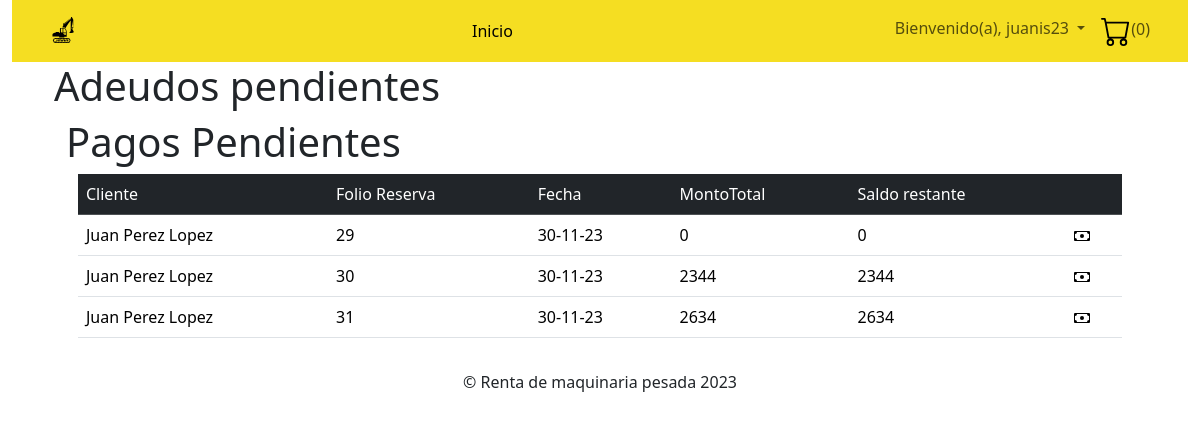
Screenshot of /view/usuario/idxAdeudos.php (signed in) with the database file from the repository.
### tables this page shows
CREATE TABLE `reservas` (
  `folio` int(11) NOT NULL,
  `fechaSolicitud` date NOT NULL,
  `fechaInicial` date NOT NULL,
  `fechaFinal` date NOT NULL,
  `fechaEntrega` date NOT NULL,
  `fechaDevolucion` date NOT NULL,
  `costoTransporte` float DEFAULT NULL,
  `descripcion` varchar(50) NOT NULL,
  `subtotal` float DEFAULT NULL,
  `iva` float DEFAULT NULL,
  `total` float DEFAULT NULL,
  `cliente` int(11) DEFAULT NULL,
  `estatusR` varchar(20) NOT NULL,
  `rep_rtas` int(11) DEFAULT NULL,
  `almacen` varchar(10) DEFAULT NULL
);

### data/conexionDB.php (called while the page is built, shortened)
<?php
class conexionDB{
	private $HOST;
	private $USER;
	private $PASS;
	private $DB;
	private $connection;
	public function __construct (){
		$this -> HOST = "localhost";
		$this -> USER = "root";
		$this -> PASS = "";
		$this -> DB = "p24";
	}
	public function connect (){
	$this -> connection = mysqli_connect ($this -> HOST,$this -> USER,$this -> PASS,$this -> DB);
	if ($this -> connection) {
		return true;
	}
	 else{
		return false;
	  }
	}
	public function execquery($query){
		$this -> dataset = mysqli_query($this -> connection,$query);
		if ($this -> dataset){
			return $this -> dataset;
		}
		else{
			return 0;
		}
	}
}
?>

### data/reservas.php (called while the page is built, shortened)
<?PHP
	include_once 'conexionDB.php';
	class reservas extends conexionDB {
        public function getReservasConAdeudo($id){
	    	$conn = $this->connect();
	    	if($conn){
	    		$query ="select
                            concat(cli.nombre, ' ', cli.apPat, ' ', cli.apMat) as Cliente,
                            rv.folio as NumReserva,
                            DATE_FORMAT(rv.fechaSolicitud, '%d-%m-%y') as Fecha,
                            rv.total as MontoTotal,
                            COALESCE(
                            (SELECT
                                MIN(saldo)
                            FROM pagos
                            WHERE reserva = rv.folio ), rv.total) as saldoRestante
                        from reservas as rv
                            inner join clientes as cli on rv.cliente = cli.codigo
                        where
                            cli.usuario = '".$id."' and rv.folio NOT in (SELECT
                                                                            reserva
                                                                        FROM
                                                                            pagos
                                                                        WHERE saldo = 0);";
	    		$dataSet = $this-> execquery($query);
	    	}else{
	    		echo "no se hace el select";
	    		$dataSet = "wrong";
	    	}
	    return $dataSet;
	    }
}
?>

### view/usuario/idxAdeudos.php (the view, shortened to what this page needs)
<?php
include('carrito.php');
include('templates/cabecera.php');
?>
    <div class="container-fluid">
        <h1>Adeudos pendientes</h1>
        <div class="container-fluid">
        <h1>Pagos Pendientes</h1>
        <div class="container">
        <br>
        <br>
        <div class="table table-dark table-striped-columns">
            <table class="table">
                <tr class="table-dark">
                    <td>Cliente</td>
                    <td>Folio Reserva</td>
                    <td>Fecha</td>
                    <td>MontoTotal</td>
                    <td>Saldo restante</td>
                    <td></td>
                </tr>
                <?php
                include_once('../../data/reservas.php');
                $obj = new reservas();
                $dataset = $obj->getReservasConAdeudo($_SESSION['id']);
                if ($dataset != 'wrong') {
                    while ($rs = mysqli_fetch_assoc($dataset)) {
                        echo "<tr>";
                        echo "<td>" . $rs['Cliente'] . "</td>";
                        echo "<td>" . $rs['NumReserva'] . "</td>";
                        echo "<td>" . $rs['Fecha'] . "</td>";
                        echo "<td>" . $rs['MontoTotal'] . "</td>";
                        echo "<td>" . $rs['MontoTotal'] . "</td>";
                        echo '<td><a href="idxAbonos.php?folio='.$rs['NumReserva'].'"><img src="../../img/icons/cash.svg" style="padding-bottom:1px" ></a></td>';
                        echo "</tr>";
                    }
                } else {
                    echo "No hay datos que consultar";
                }
                ?>
            </table>
        </div>
    </div>
 <?php
 include('templates/pie.php');
 ?>

### css/style.css (style rules this page uses)
.container { display: flex; justify-content: center; align-items: center; }

### rows the page displays
reservas: Cliente "Juan Perez Lopez", folio "29", Fecha "30-11-23", total "0"
reservas: Cliente "Juan Perez Lopez", folio "30", Fecha "30-11-23", total "2344"
reservas: Cliente "Juan Perez Lopez", folio "31", Fecha "30-11-23", total "2634"

### other values shown
$_SESSION["id"] "juanis23"
